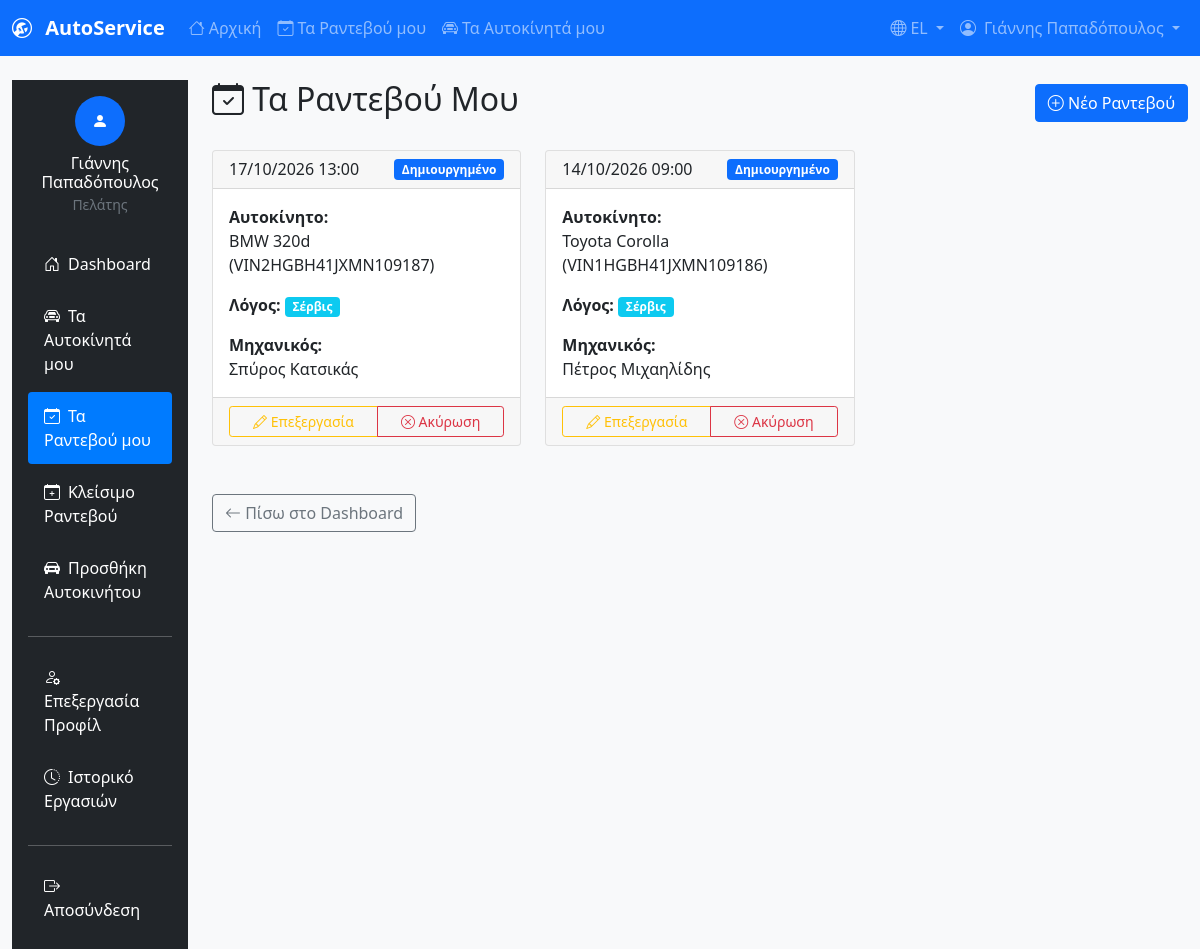
/appointments/my_appointments.php (signed in), run on the app's committed database.
### tables this page shows
CREATE TABLE users (
    id INT PRIMARY KEY AUTO_INCREMENT,
    username VARCHAR(50) UNIQUE NOT NULL,
    email VARCHAR(100) UNIQUE NOT NULL,
    password VARCHAR(255) NOT NULL,
    first_name VARCHAR(50) NOT NULL,
    last_name VARCHAR(50) NOT NULL,
    id_number VARCHAR(20) UNIQUE NOT NULL COMMENT 'Αριθμός Ταυτότητας (ΑΤ)',
    role ENUM('customer', 'secretary', 'mechanic') NOT NULL,
    phone VARCHAR(15),
    is_active BOOLEAN DEFAULT FALSE COMMENT 'Λογαριασμός ανενεργός μέχρι ενεργοποίησης από γραμματέα',
    created_at TIMESTAMP DEFAULT CURRENT_TIMESTAMP,
    updated_at TIMESTAMP DEFAULT CURRENT_TIMESTAMP ON UPDATE CURRENT_TIMESTAMP,
    INDEX idx_username (username),
    INDEX idx_email (email),
    INDEX idx_role (role),
    INDEX idx_id_number (id_number)
);

CREATE TABLE appointments (
    id INT PRIMARY KEY AUTO_INCREMENT,
    customer_id INT NOT NULL,
    vehicle_id INT NOT NULL,
    mechanic_id INT,
    appointment_date DATE NOT NULL,
    appointment_time TIME NOT NULL,
    reason ENUM('service', 'repair') NOT NULL COMMENT 'Λόγος: σέρβις ή επιδιόρθωση',
    problem_description TEXT COMMENT 'Περιγραφή προβλήματος (υποχρεωτικό για επιδιόρθωση)',
    status ENUM('created', 'in_progress', 'completed', 'cancelled') DEFAULT 'created' COMMENT 'ΔΗΜΙΟΥΡΓΗΜΕΝΟ, ΣΕ ΕΞΕΛΙΞΗ, ΠΕΡΑΙΩΜΕΝΟ, ΑΚΥΡΩΜΕΝΟ',
    total_cost DECIMAL(10,2) DEFAULT 0.00 COMMENT 'Συνολικό κόστος',
    created_at TIMESTAMP DEFAULT CURRENT_TIMESTAMP,
    updated_at TIMESTAMP DEFAULT CURRENT_TIMESTAMP ON UPDATE CURRENT_TIMESTAMP,
    FOREIGN KEY (customer_id) REFERENCES users(id) ON DELETE CASCADE,
    FOREIGN KEY (vehicle_id) REFERENCES vehicles(id) ON DELETE CASCADE,  
    FOREIGN KEY (mechanic_id) REFERENCES users(id) ON DELETE SET NULL,
    INDEX idx_appointment_date (appointment_date),
    INDEX idx_appointment_time (appointment_time),
    INDEX idx_customer_id (customer_id),
    INDEX idx_vehicle_id (vehicle_id),
    INDEX idx_mechanic_id (mechanic_id),
    INDEX idx_status (status)
);

### appointments/my_appointments.php (the view, shortened to what the rows shown need)
<?php
require_once '../config/database.php';
try {
    $stmt = $pdo->prepare("
        SELECT a.*,
               CONCAT(v.brand, ' ', v.model, ' (', v.serial_number, ')') as vehicle_info,
               CONCAT(u.first_name, ' ', u.last_name) as mechanic_name
        FROM appointments a
        JOIN vehicles v ON a.vehicle_id = v.id
        LEFT JOIN users u ON a.mechanic_id = u.id
        WHERE a.customer_id = ?
        ORDER BY a.appointment_date DESC, a.appointment_time DESC
    ");
    $stmt->execute([$_SESSION['user_id']]);
    $appointments = $stmt->fetchAll();
} catch (Exception $e) {
    $appointments = [];
    error_log("Error loading appointments: " . $e->getMessage());
}
?>
<!DOCTYPE html>
<html lang="el">
<head>
    <link href="https://cdn.jsdelivr.net/npm/bootstrap@5.1.3/dist/css/bootstrap.min.css" rel="stylesheet">
    <link href="https://cdn.jsdelivr.net/npm/bootstrap-icons@1.8.1/font/bootstrap-icons.css" rel="stylesheet">
</head>
<body class="bg-light">
    <?php include '../includes/navbar.php'; ?>
    <div class="container-fluid mt-4">
        <div class="row">
            <div class="col-md-2">
                <?php include '../includes/sidebar.php'; ?>
            </div>
            <div class="col-md-10">
                <div class="d-flex justify-content-between align-items-center mb-4">
                    <h2><i class="bi bi-calendar-check"></i> Τα Ραντεβού Μου</h2>
                </div>
                <?php if (empty($appointments)): ?>
                    <div class="card">
                        <div class="card-body text-center py-5">
                            <i class="bi bi-calendar-x" style="font-size: 3rem; color: #ccc;"></i>
                            <h4 class="mt-3 text-muted">Δεν έχετε ραντεβού</h4>
                            <p class="text-muted">Κλείστε το πρώτο σας ραντεβού για το αυτοκίνητό σας</p>
                            <a href="book_appointment.php" class="btn btn-primary">
                                <i class="bi bi-calendar-plus"></i> Κλείσιμο Ραντεβού
                            </a>
                        </div>
                    </div>
                <?php else: ?>
                    <div class="row">
                        <?php foreach ($appointments as $appointment): ?>
                            <div class="col-md-6 col-lg-4 mb-4">
                                <div class="card h-100">
                                    <div class="card-header">
                                        <div class="d-flex justify-content-between align-items-center">
                                            <h6 class="mb-0">
                                                <?php echo date('d/m/Y', strtotime($appointment['appointment_date'])); ?>
                                                <?php echo date('H:i', strtotime($appointment['appointment_time'])); ?>
                                            </h6>
                                            <span class="badge bg-<?php
                                                echo $appointment['status'] === 'created' ? 'primary' :
                                                    ($appointment['status'] === 'in_progress' ? 'warning' :
                                                    ($appointment['status'] === 'completed' ? 'success' : 'secondary'));
                                            ?>">
                                                <?php
                                                $status_labels = [
                                                    'created' => 'Δημιουργημένο',
                                                    'in_progress' => 'Σε εξέλιξη',
                                                    'completed' => 'Ολοκληρωμένο',
                                                    'cancelled' => 'Ακυρωμένο'
                                                ];
                                                echo $status_labels[$appointment['status']] ?? $appointment['status'];
                                                ?>
                                            </span>
                                        </div>
                                    </div>
                                    <div class="card-body">
                                        <p class="card-text">
                                            <strong>Αυτοκίνητο:</strong><br>
                                            <?php echo htmlspecialchars($appointment['vehicle_info']); ?>
                                        </p>
                                        <p class="card-text">
                                            <strong>Λόγος:</strong>
                                            <span class="badge bg-<?php echo $appointment['reason'] === 'service' ? 'info' : 'warning'; ?>">
                                                <?php echo $appointment['reason'] === 'service' ? 'Σέρβις' : 'Επιδιόρθωση'; ?>
                                            </span>
                                        </p>
                                        <?php if (!empty($appointment['mechanic_name'])): ?>
                                        <p class="card-text">
                                            <strong>Μηχανικός:</strong><br>
                                            <?php echo htmlspecialchars($appointment['mechanic_name']); ?>
                                        </p>
                                        <?php endif; ?>
                                    </div>
                                    <div class="card-footer">
                                        <div class="btn-group w-100">
                                            <?php if ($appointment['status'] === 'created'): ?>
                                                <button class="btn btn-sm btn-outline-warning" onclick="editAppointment(<?php echo $appointment['id']; ?>)">
                                                    <i class="bi bi-pencil"></i> Επεξεργασία
                                                </button>
                                                <button class="btn btn-sm btn-outline-danger" onclick="cancelAppointment(<?php echo $appointment['id']; ?>)">
                                                    <i class="bi bi-x-circle"></i> Ακύρωση
                                                </button>
                                            <?php else: ?>
                                                <button class="btn btn-sm btn-outline-info w-100" onclick="viewAppointment(<?php echo $appointment['id']; ?>)">
                                                    <i class="bi bi-eye"></i> Προβολή
                                                </button>
                                            <?php endif; ?>
                                        </div>
                                    </div>
                                </div>
                            </div>
                        <?php endforeach; ?>
                    </div>
                <?php endif; ?>
            </div>
        </div>
    </div>
</body>
</html>

### includes/navbar.php (shortened to what the rows shown need)
<?php
require_once __DIR__ . '/auth.php';
$user_name = getUserFullName();
?>
<nav class="navbar navbar-expand-lg navbar-dark bg-primary sticky-top">
    <div class="container-fluid">
        <div class="collapse navbar-collapse" id="navbarNav">
            <ul class="navbar-nav">
                <li class="nav-item dropdown">
                    <a class="nav-link dropdown-toggle" href="#" role="button" data-bs-toggle="dropdown"
                       data-bs-auto-close="outside">
                        <i class="bi bi-person-circle me-1"></i>
                        <span class="d-none d-lg-inline"><?php echo htmlspecialchars($user_name); ?></span>
                    </a>
                </li>
            </ul>
        </div>
    </div>
</nav>

### includes/sidebar.php (shortened to what the rows shown need)
<?php
require_once __DIR__ . '/auth.php';
$user_role = getUserRole();
$user_full_name = getUserFullName();
?>
<div class="sidebar bg-dark" style="min-height: 100vh;">
    <div class="p-3">
        <div class="text-center mb-4">
            <div class="mt-2">
                <h6 class="text-white mb-0"><?php echo htmlspecialchars($user_full_name); ?></h6>
                <small class="text-muted"><?php
                    $role_labels = [
                        'customer' => 'Πελάτης',
                        'secretary' => 'Γραμματέας',
                        'mechanic' => 'Μηχανικός',
                        'admin' => 'Διαχειριστής',
                        'guest' => 'Επισκέπτης'
                    ];
                    echo $role_labels[$user_role] ?? 'Άγνωστος';
                ?></small>
            </div>
        </div>
    </div>
</div>

### data on the page
users: user_name "Γιάννης Παπαδόπουλος", user_full_name "Γιάννης Παπαδόπουλος", role "Πελάτης"
appointments: appointment_date "17/10/2026", appointment_time "13:00", status "Δημιουργημένο", vehicle_info "BMW 320d (VIN2HGBH41JXMN109187)", reason "Σέρβις", mechanic_name "Σπύρος Κατσικάς"
appointments: appointment_date "14/10/2026", appointment_time "09:00", status "Δημιουργημένο", vehicle_info "Toyota Corolla (VIN1HGBH41JXMN109186)", reason "Σέρβις", mechanic_name "Πέτρος Μιχαηλίδης"
